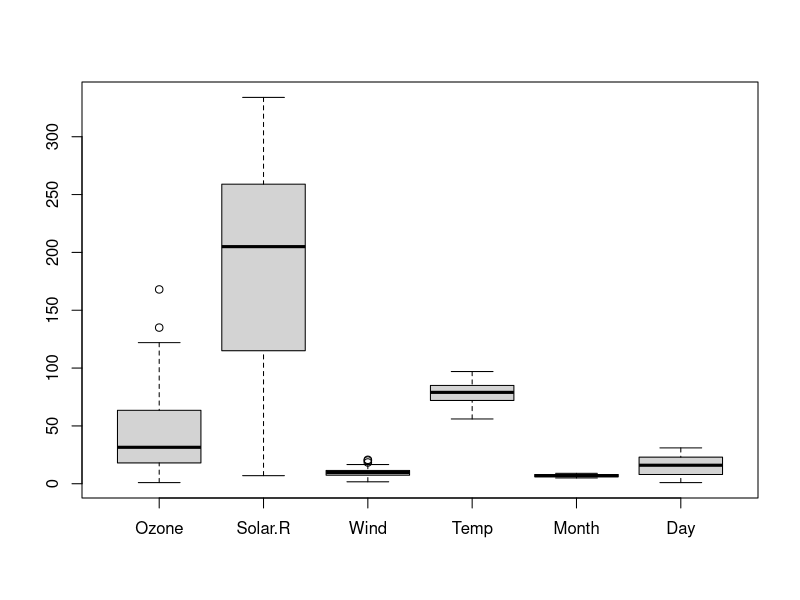
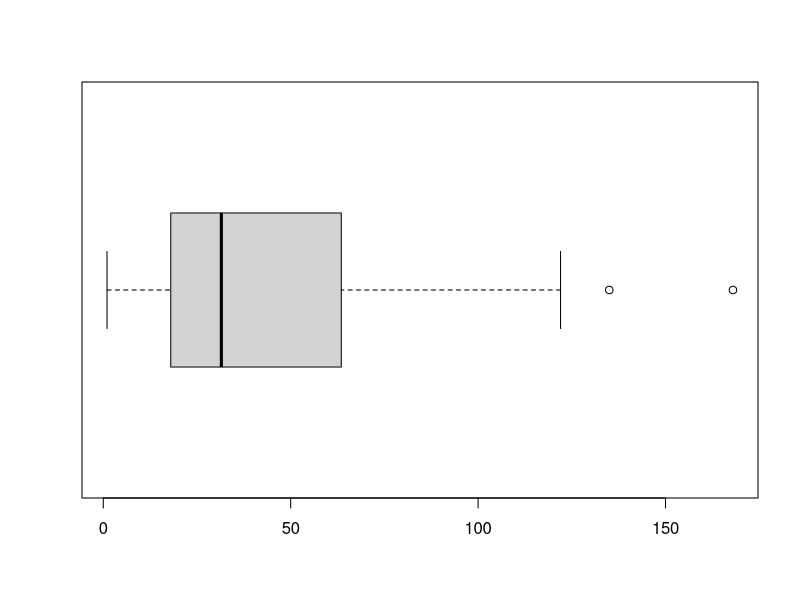
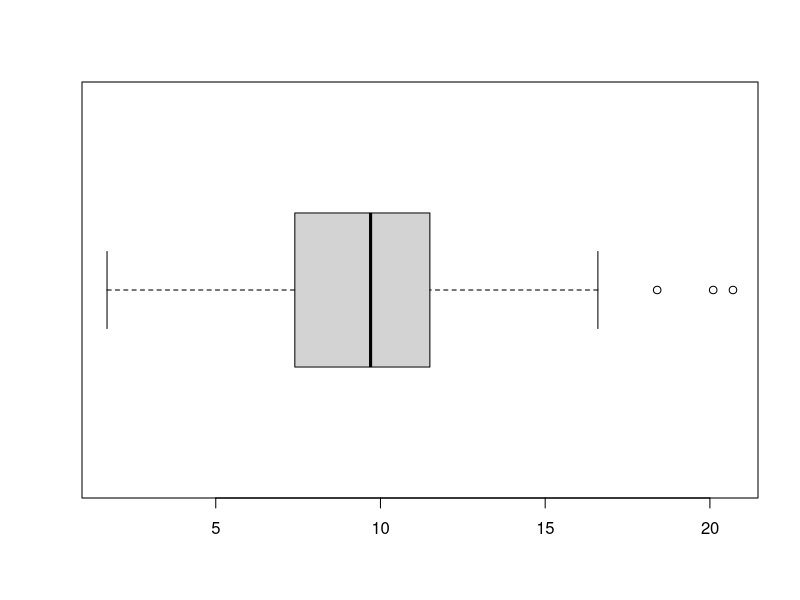
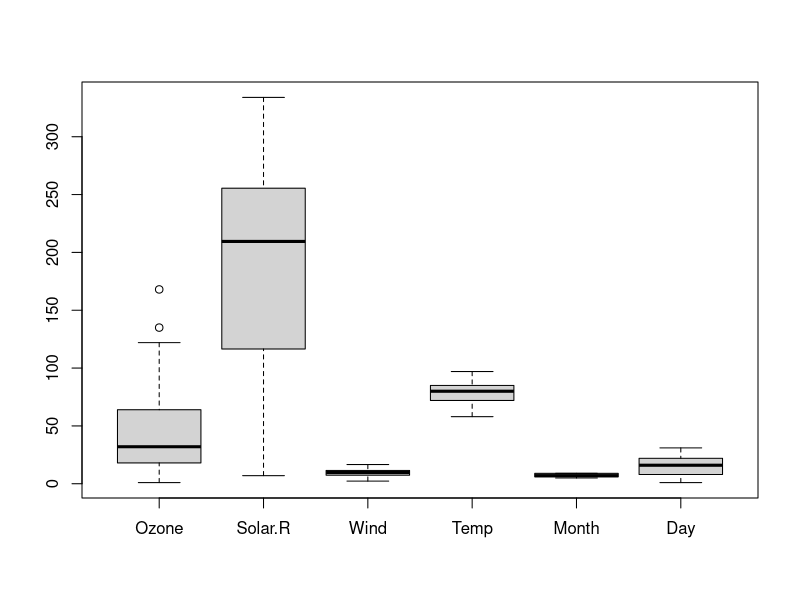
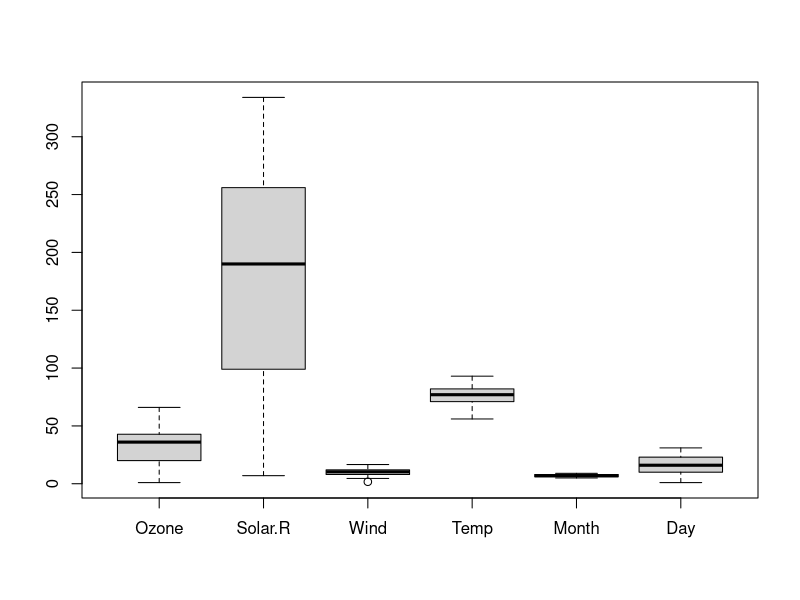
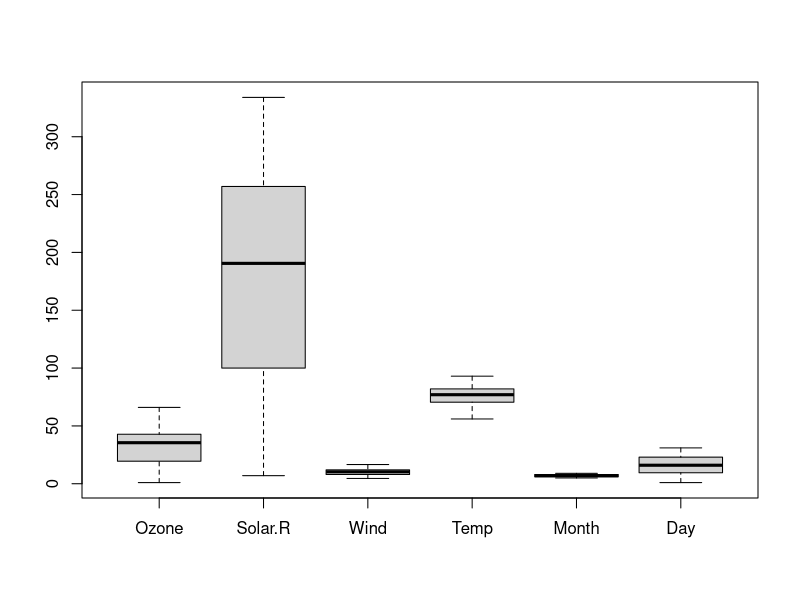

Source code (R) for these figures, in order:
airqual <- airquality
summary(airqual)

airqual[!complete.cases(airqual),]
boxplot(airqual)

boxplot(airqual$Ozone, horizontal = TRUE)
boxplot(airqual$Wind, horizontal = TRUE)

update_airqual = subset(airqual,  Ozone < 170 & Wind < 17)
boxplot(update_airqual)

airqual$Ozone[is.na(airqual$Ozone)] <- mean(update_airqual$Ozone)
summary(airqual)
airqual$Solar.R[is.na(airqual$Solar.R)] <- mean(update_airqual$Solar.R,na.rm = TRUE)
summary(airqual)

data_airquality=subset(airqual,Ozone<70 & Wind<17)
boxplot(data_airquality)
nrow(data_airquality)
data_airquality=subset(airqual,Ozone<70 & Wind<17 & Wind>2)
boxplot(data_airquality)
